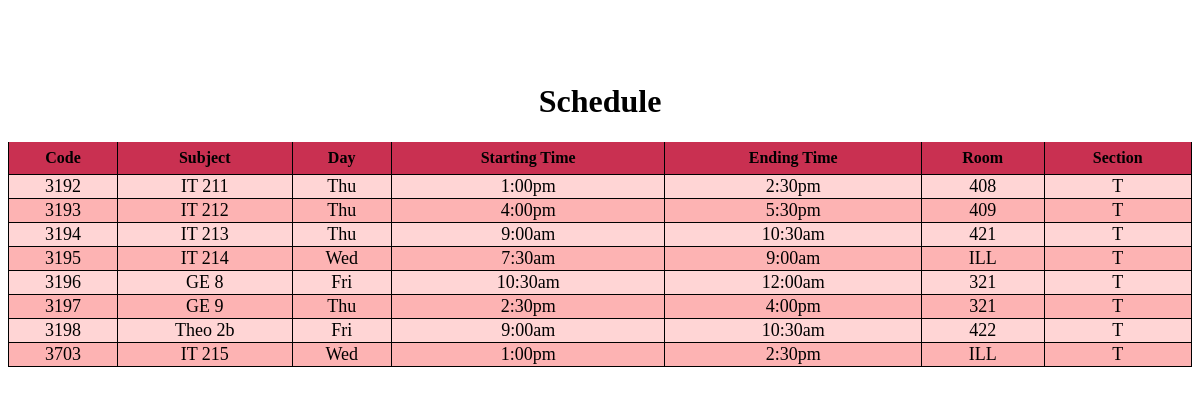
Screenshot of /schedule/sched.php with the database file from the repository.
### tables this page shows
CREATE TABLE `studenttimetable` (
  `cd` varchar(4) NOT NULL,
  `sb` varchar(8) NOT NULL,
  `dy` varchar(9) NOT NULL,
  `st` varchar(10) NOT NULL,
  `et` varchar(10) NOT NULL,
  `rm` varchar(3) NOT NULL,
  `sc` varchar(1) NOT NULL
);

### schedule/sched.php (the view, shortened to what this page needs)
<!doctype html>
<html lang="en">
  <head>
    <link rel="stylesheet" href="schedule/schedcss.css">
  </head>
  <body>
  <br><br><br>
  <div class="container">
    <div class="jumbotron">
      <h1 class="display-4" align="center">Schedule</h1>
      <table class="table">
  <thead class="thead-dark">
    <tr>
      <th scope="col">Code</th>
      <th scope="col">Subject</th>
      <th scope="col">Day</th>
      <th scope="col">Starting Time</th>
      <th scope="col">Ending Time</th>
      <th scope="col">Room</th>
      <th scope="col">Section</th>
    </tr>
  </thead>
  <tbody style='text-align: center;'>
  <?php
include "dbsched.php";
$sql = "Select * from studenttimetable";
$result = mysqli_query($conn, $sql);
if(mysqli_num_rows($result)>0){
    while($row=mysqli_fetch_array($result)) {
        echo "<tr><td>" . $row["cd"]. "</td><td>" . $row["sb"] . "</td><td>" . $row["dy"] . "</td>
        <td>". $row["st"] . "</td><td>" . $row["et"]. "</td><td>" . $row["rm"]. "</td><td>" . $row["sc"]. "</td></tr>";
    }
    echo "</table>";
}
?>
    </div>
  </div>
  </body>
</html>

### schedule/schedcss.css (style rules this page uses)
table { width: 100%; margin-top: 20px; }
th { height: 30px; background-color: rgb(201, 48, 81); }
td { font-size: 18px; }
table, th, td { border: 1px solid black; border-collapse: collapse; border-top: 0px; }
tr:nth-child(even) { background-color: #fdb3b3; }
tr:nth-child(odd) { background-color: #ffd5d5; }

### rows the page displays
studenttimetable: cd "3192", sb "IT 211", dy "Thu", st "1:00pm", et "2:30pm", rm "408", sc "T"
studenttimetable: cd "3193", sb "IT 212", dy "Thu", st "4:00pm", et "5:30pm", rm "409", sc "T"
studenttimetable: cd "3194", sb "IT 213", dy "Thu", st "9:00am", et "10:30am", rm "421", sc "T"
studenttimetable: cd "3195", sb "IT 214", dy "Wed", st "7:30am", et "9:00am", rm "ILL", sc "T"
studenttimetable: cd "3196", sb "GE 8", dy "Fri", st "10:30am", et "12:00am", rm "321", sc "T"
studenttimetable: cd "3197", sb "GE 9", dy "Thu", st "2:30pm", et "4:00pm", rm "321", sc "T"
studenttimetable: cd "3198", sb "Theo 2b", dy "Fri", st "9:00am", et "10:30am", rm "422", sc "T"
studenttimetable: cd "3703", sb "IT 215", dy "Wed", st "1:00pm", et "2:30pm", rm "ILL", sc "T"
